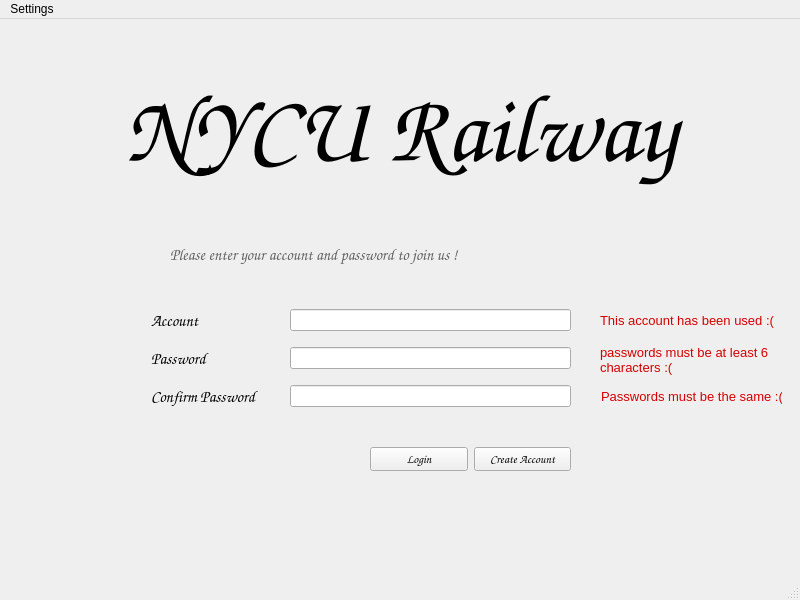
<?xml version="1.0" encoding="UTF-8"?>
<ui version="4.0">
 <class>TicketSalesSystem</class>
 <widget class="QMainWindow" name="TicketSalesSystem">
  <property name="enabled">
   <bool>true</bool>
  </property>
  <property name="geometry">
   <rect>
    <x>0</x>
    <y>0</y>
    <width>800</width>
    <height>600</height>
   </rect>
  </property>
  <property name="windowTitle">
   <string>TicketSalesSystem</string>
  </property>
  <widget class="QWidget" name="centralwidget">
   <widget class="QStackedWidget" name="stackedWidget">
    <property name="enabled">
     <bool>true</bool>
    </property>
    <property name="geometry">
     <rect>
      <x>0</x>
      <y>0</y>
      <width>801</width>
      <height>601</height>
     </rect>
    </property>
    <property name="currentIndex">
     <number>1</number>
    </property>
    <widget class="QWidget" name="page">
     <widget class="QTabWidget" name="tabWidget">
      <property name="enabled">
       <bool>true</bool>
      </property>
      <property name="geometry">
       <rect>
        <x>0</x>
        <y>0</y>
        <width>801</width>
        <height>601</height>
       </rect>
      </property>
      <property name="currentIndex">
       <number>0</number>
      </property>
      <property name="documentMode">
       <bool>false</bool>
      </property>
      <property name="tabsClosable">
       <bool>false</bool>
      </property>
      <property name="tabBarAutoHide">
       <bool>true</bool>
      </property>
      <widget class="QWidget" name="tab">
       <attribute name="title">
        <string>Train Schedule</string>
       </attribute>
       <widget class="QScrollArea" name="scrollArea">
        <property name="geometry">
         <rect>
          <x>30</x>
          <y>40</y>
          <width>381</width>
          <height>461</height>
         </rect>
        </property>
        <property name="widgetResizable">
         <bool>true</bool>
        </property>
        <widget class="QWidget" name="scrollAreaWidgetContents">
         <property name="geometry">
          <rect>
           <x>0</x>
           <y>0</y>
           <width>379</width>
           <height>459</height>
          </rect>
         </property>
         <widget class="QFrame" name="TrainDisplay">
          <property name="geometry">
           <rect>
            <x>20</x>
            <y>10</y>
            <width>341</width>
            <height>131</height>
           </rect>
          </property>
          <property name="autoFillBackground">
           <bool>false</bool>
          </property>
          <property name="frameShape">
           <enum>QFrame::StyledPanel</enum>
          </property>
          <property name="frameShadow">
           <enum>QFrame::Raised</enum>
          </property>
          <widget class="QLabel" name="label_12">
           <property name="geometry">
            <rect>
             <x>10</x>
             <y>20</y>
             <width>91</width>
             <height>21</height>
            </rect>
           </property>
           <property name="text">
            <string>train no</string>
           </property>
          </widget>
          <widget class="QWidget" name="verticalLayoutWidget_2">
           <property name="geometry">
            <rect>
             <x>100</x>
             <y>20</y>
             <width>160</width>
             <height>80</height>
            </rect>
           </property>
           <layout class="QVBoxLayout" name="verticalLayout_2">
            <item>
             <widget class="QLabel" name="label">
              <property name="text">
               <string>from -&gt; to</string>
              </property>
              <property name="scaledContents">
               <bool>false</bool>
              </property>
              <property name="alignment">
               <set>Qt::AlignCenter</set>
              </property>
             </widget>
            </item>
            <item>
             <widget class="QLabel" name="label_10">
              <property name="text">
               <string>departtime -&gt; arrivetime</string>
              </property>
              <property name="alignment">
               <set>Qt::AlignCenter</set>
              </property>
             </widget>
            </item>
           </layout>
          </widget>
         </widget>
         <widget class="QFrame" name="TrainDisplay_2">
          <property name="geometry">
           <rect>
            <x>20</x>
            <y>160</y>
            <width>341</width>
            <height>131</height>
           </rect>
          </property>
          <property name="autoFillBackground">
           <bool>false</bool>
          </property>
          <property name="frameShape">
           <enum>QFrame::StyledPanel</enum>
          </property>
          <property name="frameShadow">
           <enum>QFrame::Raised</enum>
          </property>
          <widget class="QLabel" name="label_13">
           <property name="geometry">
            <rect>
             <x>10</x>
             <y>20</y>
             <width>91</width>
             <height>21</height>
            </rect>
           </property>
           <property name="text">
            <string>train no</string>
           </property>
          </widget>
          <widget class="QWidget" name="verticalLayoutWidget_3">
           <property name="geometry">
            <rect>
             <x>100</x>
             <y>20</y>
             <width>160</width>
             <height>80</height>
            </rect>
           </property>
           <layout class="QVBoxLayout" name="verticalLayout_3">
            <item>
             <widget class="QLabel" name="label_15">
              <property name="text">
               <string>from -&gt; to</string>
              </property>
              <property name="scaledContents">
               <bool>false</bool>
              </property>
              <property name="alignment">
               <set>Qt::AlignCenter</set>
              </property>
             </widget>
            </item>
            <item>
             <widget class="QLabel" name="label_16">
              <property name="text">
               <string>departtime -&gt; arrivetime</string>
              </property>
              <property name="alignment">
               <set>Qt::AlignCenter</set>
              </property>
             </widget>
            </item>
           </layout>
          </widget>
         </widget>
         <widget class="QFrame" name="TrainDisplay_3">
          <property name="geometry">
           <rect>
            <x>20</x>
            <y>310</y>
            <width>341</width>
            <height>131</height>
           </rect>
          </property>
          <property name="autoFillBackground">
           <bool>false</bool>
          </property>
          <property name="frameShape">
           <enum>QFrame::StyledPanel</enum>
          </property>
          <property name="frameShadow">
           <enum>QFrame::Raised</enum>
          </property>
          <widget class="QLabel" name="label_17">
           <property name="geometry">
            <rect>
             <x>10</x>
             <y>20</y>
             <width>91</width>
             <height>21</height>
            </rect>
           </property>
           <property name="text">
            <string>train no</string>
           </property>
          </widget>
          <widget class="QWidget" name="verticalLayoutWidget_4">
           <property name="geometry">
            <rect>
             <x>100</x>
             <y>20</y>
             <width>160</width>
             <height>80</height>
            </rect>
           </property>
           <layout class="QVBoxLayout" name="verticalLayout_4">
            <item>
             <widget class="QLabel" name="label_19">
              <property name="text">
               <string>from -&gt; to</string>
              </property>
              <property name="scaledContents">
               <bool>false</bool>
              </property>
              <property name="alignment">
               <set>Qt::AlignCenter</set>
              </property>
             </widget>
            </item>
            <item>
             <widget class="QLabel" name="label_20">
              <property name="text">
               <string>departtime -&gt; arrivetime</string>
              </property>
              <property name="alignment">
               <set>Qt::AlignCenter</set>
              </property>
             </widget>
            </item>
           </layout>
          </widget>
         </widget>
         <widget class="QScrollBar" name="verticalScrollBar">
          <property name="geometry">
           <rect>
            <x>360</x>
            <y>0</y>
            <width>20</width>
            <height>461</height>
           </rect>
          </property>
          <property name="orientation">
           <enum>Qt::Vertical</enum>
          </property>
         </widget>
        </widget>
       </widget>
       <widget class="QWidget" name="gridLayoutWidget_2">
        <property name="geometry">
         <rect>
          <x>456</x>
          <y>35</y>
          <width>311</width>
          <height>231</height>
         </rect>
        </property>
        <layout class="QGridLayout" name="gridLayout_2">
         <item row="7" column="1">
          <widget class="QGroupBox" name="groupBox">
           <property name="title">
            <string>Time period</string>
           </property>
           <widget class="QWidget" name="verticalLayoutWidget">
            <property name="geometry">
             <rect>
              <x>10</x>
              <y>20</y>
              <width>131</width>
              <height>61</height>
             </rect>
            </property>
            <layout class="QVBoxLayout" name="verticalLayout">
             <item>
              <widget class="QRadioButton" name="radioButton_2">
               <property name="text">
                <string>By  arrival time</string>
               </property>
              </widget>
             </item>
             <item>
              <widget class="QRadioButton" name="radioButton">
               <property name="text">
                <string>By  departure time</string>
               </property>
               <property name="checked">
                <bool>true</bool>
               </property>
              </widget>
             </item>
            </layout>
           </widget>
          </widget>
         </item>
         <item row="6" column="0" alignment="Qt::AlignRight">
          <widget class="QLabel" name="label_5">
           <property name="text">
            <string>to</string>
           </property>
          </widget>
         </item>
         <item row="2" column="1">
          <widget class="QComboBox" name="comboBox_2"/>
         </item>
         <item row="3" column="0">
          <widget class="QLabel" name="label_4">
           <property name="text">
            <string>Time</string>
           </property>
          </widget>
         </item>
         <item row="8" column="1">
          <widget class="QDateEdit" name="dateEdit"/>
         </item>
         <item row="1" column="0">
          <widget class="QLabel" name="label_2">
           <property name="text">
            <string>Departure station</string>
           </property>
          </widget>
         </item>
         <item row="6" column="1">
          <widget class="QTimeEdit" name="timeEdit_2">
           <property name="time">
            <time>
             <hour>12</hour>
             <minute>0</minute>
             <second>0</second>
            </time>
           </property>
          </widget>
         </item>
         <item row="3" column="1">
          <widget class="QTimeEdit" name="timeEdit"/>
         </item>
         <item row="2" column="0">
          <widget class="QLabel" name="label_3">
           <property name="text">
            <string>Arriaval station</string>
           </property>
          </widget>
         </item>
         <item row="1" column="1">
          <widget class="QComboBox" name="comboBox"/>
         </item>
         <item row="8" column="0">
          <widget class="QLabel" name="label_9">
           <property name="text">
            <string>Date</string>
           </property>
          </widget>
         </item>
        </layout>
       </widget>
       <widget class="QCalendarWidget" name="calendarWidget">
        <property name="geometry">
         <rect>
          <x>460</x>
          <y>310</y>
          <width>231</width>
          <height>191</height>
         </rect>
        </property>
        <property name="gridVisible">
         <bool>false</bool>
        </property>
        <property name="horizontalHeaderFormat">
         <enum>QCalendarWidget::ShortDayNames</enum>
        </property>
        <property name="verticalHeaderFormat">
         <enum>QCalendarWidget::NoVerticalHeader</enum>
        </property>
        <property name="navigationBarVisible">
         <bool>true</bool>
        </property>
        <property name="dateEditEnabled">
         <bool>false</bool>
        </property>
       </widget>
       <widget class="QPushButton" name="pushButton">
        <property name="geometry">
         <rect>
          <x>710</x>
          <y>390</y>
          <width>61</width>
          <height>111</height>
         </rect>
        </property>
        <property name="text">
         <string>Inquiry</string>
        </property>
       </widget>
      </widget>
      <widget class="QWidget" name="tab_2">
       <attribute name="title">
        <string>My Tickets</string>
       </attribute>
      </widget>
     </widget>
    </widget>
    <widget class="QWidget" name="page_2">
     <widget class="QWidget" name="horizontalLayoutWidget">
      <property name="geometry">
       <rect>
        <x>370</x>
        <y>400</y>
        <width>201</width>
        <height>80</height>
       </rect>
      </property>
      <layout class="QHBoxLayout" name="horizontalLayout">
       <item>
        <widget class="QPushButton" name="logInButton">
         <property name="enabled">
          <bool>true</bool>
         </property>
         <property name="font">
          <font>
           <family>Comic Sans MS</family>
          </font>
         </property>
         <property name="mouseTracking">
          <bool>false</bool>
         </property>
         <property name="text">
          <string>Login</string>
         </property>
        </widget>
       </item>
       <item>
        <widget class="QPushButton" name="createAccountButton">
         <property name="font">
          <font>
           <family>Comic Sans MS</family>
          </font>
         </property>
         <property name="text">
          <string>Create Account</string>
         </property>
        </widget>
       </item>
      </layout>
     </widget>
     <widget class="QLabel" name="label_join_us">
      <property name="geometry">
       <rect>
        <x>170</x>
        <y>220</y>
        <width>391</width>
        <height>31</height>
       </rect>
      </property>
      <property name="font">
       <font>
        <family>Comic Sans MS</family>
        <pointsize>12</pointsize>
       </font>
      </property>
      <property name="styleSheet">
       <string notr="true">color:rgb(97, 97, 97);</string>
      </property>
      <property name="text">
       <string>Please enter your account and password to join us !</string>
      </property>
     </widget>
     <widget class="QLabel" name="label_11">
      <property name="geometry">
       <rect>
        <x>0</x>
        <y>30</y>
        <width>801</width>
        <height>161</height>
       </rect>
      </property>
      <property name="font">
       <font>
        <family>Comic Sans MS</family>
        <pointsize>72</pointsize>
       </font>
      </property>
      <property name="toolTipDuration">
       <number>-1</number>
      </property>
      <property name="styleSheet">
       <string notr="true"/>
      </property>
      <property name="text">
       <string>NYCU Railway</string>
      </property>
      <property name="alignment">
       <set>Qt::AlignCenter</set>
      </property>
     </widget>
     <widget class="QLabel" name="label_account_being_used">
      <property name="geometry">
       <rect>
        <x>600</x>
        <y>290</y>
        <width>182</width>
        <height>23</height>
       </rect>
      </property>
      <property name="font">
       <font>
        <family>Arial</family>
        <pointsize>10</pointsize>
       </font>
      </property>
      <property name="autoFillBackground">
       <bool>false</bool>
      </property>
      <property name="styleSheet">
       <string notr="true">color:rgb(214, 0, 0);</string>
      </property>
      <property name="text">
       <string>This account has been used :(</string>
      </property>
     </widget>
     <widget class="QLabel" name="label_passwords_not_the_same">
      <property name="geometry">
       <rect>
        <x>601</x>
        <y>362</y>
        <width>181</width>
        <height>31</height>
       </rect>
      </property>
      <property name="font">
       <font>
        <family>Arial</family>
        <pointsize>10</pointsize>
       </font>
      </property>
      <property name="autoFillBackground">
       <bool>false</bool>
      </property>
      <property name="styleSheet">
       <string notr="true">color:rgb(214, 0, 0);</string>
      </property>
      <property name="text">
       <string>Passwords must be the same :(</string>
      </property>
     </widget>
     <widget class="QLabel" name="label_passwords_too_short">
      <property name="geometry">
       <rect>
        <x>600</x>
        <y>320</y>
        <width>182</width>
        <height>41</height>
       </rect>
      </property>
      <property name="font">
       <font>
        <family>Arial</family>
        <pointsize>10</pointsize>
       </font>
      </property>
      <property name="autoFillBackground">
       <bool>false</bool>
      </property>
      <property name="styleSheet">
       <string notr="true">color:rgb(214, 0, 0);</string>
      </property>
      <property name="text">
       <string>passwords must be at least 6
characters :(</string>
      </property>
     </widget>
     <widget class="QLineEdit" name="lineEdit_confirm_password">
      <property name="geometry">
       <rect>
        <x>290</x>
        <y>366</y>
        <width>281</width>
        <height>22</height>
       </rect>
      </property>
      <property name="text">
       <string/>
      </property>
      <property name="echoMode">
       <enum>QLineEdit::Password</enum>
      </property>
     </widget>
     <widget class="QLineEdit" name="lineEdit_password">
      <property name="geometry">
       <rect>
        <x>290</x>
        <y>328</y>
        <width>281</width>
        <height>22</height>
       </rect>
      </property>
      <property name="echoMode">
       <enum>QLineEdit::Password</enum>
      </property>
     </widget>
     <widget class="QLineEdit" name="lineEdit_account">
      <property name="geometry">
       <rect>
        <x>290</x>
        <y>290</y>
        <width>281</width>
        <height>22</height>
       </rect>
      </property>
     </widget>
     <widget class="QLabel" name="label_confirm_password">
      <property name="geometry">
       <rect>
        <x>151</x>
        <y>366</y>
        <width>133</width>
        <height>23</height>
       </rect>
      </property>
      <property name="font">
       <font>
        <family>Comic Sans MS</family>
        <pointsize>12</pointsize>
       </font>
      </property>
      <property name="text">
       <string>Confirm Password</string>
      </property>
     </widget>
     <widget class="QLabel" name="label_password">
      <property name="geometry">
       <rect>
        <x>151</x>
        <y>328</y>
        <width>69</width>
        <height>23</height>
       </rect>
      </property>
      <property name="font">
       <font>
        <family>Comic Sans MS</family>
        <pointsize>12</pointsize>
       </font>
      </property>
      <property name="text">
       <string>Password</string>
      </property>
     </widget>
     <widget class="QLabel" name="label_14">
      <property name="geometry">
       <rect>
        <x>151</x>
        <y>290</y>
        <width>61</width>
        <height>23</height>
       </rect>
      </property>
      <property name="font">
       <font>
        <family>Comic Sans MS</family>
        <pointsize>12</pointsize>
       </font>
      </property>
      <property name="text">
       <string>Account</string>
      </property>
     </widget>
    </widget>
   </widget>
  </widget>
  <widget class="QMenuBar" name="menubar">
   <property name="geometry">
    <rect>
     <x>0</x>
     <y>0</y>
     <width>800</width>
     <height>21</height>
    </rect>
   </property>
   <widget class="QMenu" name="menuaccount">
    <property name="title">
     <string>Settings</string>
    </property>
    <addaction name="separator"/>
    <addaction name="actionstack1"/>
    <addaction name="actionstack0"/>
   </widget>
   <addaction name="menuaccount"/>
  </widget>
  <widget class="QStatusBar" name="statusbar"/>
  <action name="actionlogout">
   <property name="text">
    <string>Logout</string>
   </property>
  </action>
  <action name="actionChange_Password">
   <property name="text">
    <string>Change Password</string>
   </property>
  </action>
  <action name="actionstack1">
   <property name="text">
    <string>stack1</string>
   </property>
  </action>
  <action name="actionstack0">
   <property name="text">
    <string>stack0</string>
   </property>
  </action>
 </widget>
 <resources/>
 <connections/>
</ui>
